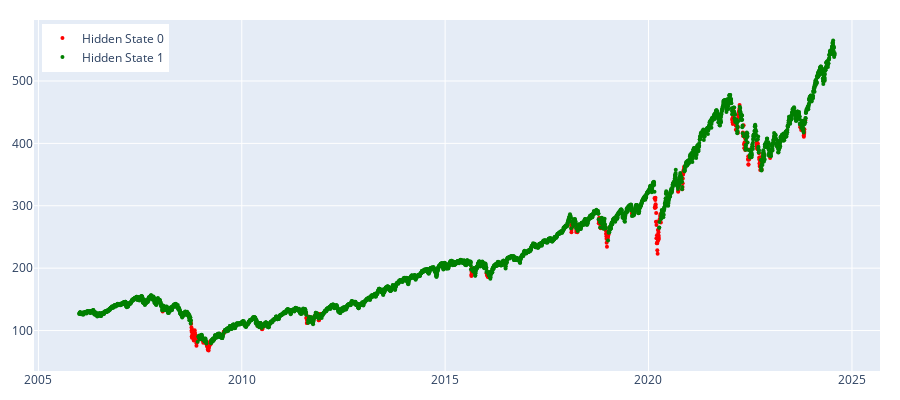

Here is the notebook cell this chart was saved with:
### Markdown cell above
### Training HMM and Visualizing Predicted Hidden States

### Code cell
# Step 1: Train the HMM and Predict Hidden States
# Use feed-forward training with the defined Hidden Markov Model (HMM)
states_pred_hmm = feed_forward_training(model_hmm, params, prices_array, split_index, 20)

# Step 2: Visualize Predicted Hidden States
# Use the plot_hidden_states function to visualize the HMM-predicted hidden states
plot_hidden_states(np.array(states_pred_hmm), prices[[f'{trading_instrument}']][split_index:])

### Figure 1 — Plotly figure (JSON) as saved in the notebook; plotly's stock layout.template omitted (floating-point values rounded to 4 significant figures; data arrays with more than 128 entries replaced by an {"elided": "..."} marker saying what was removed)
{"data": [{"marker": {"color": "red", "size": 4}, "mode": "markers", "name": "Hidden State 0", "type": "scatter", "x": {"elided": "368 str values"}, "y": {"elided": "368 float values"}}, {"marker": {"color": "green", "size": 4}, "mode": "markers", "name": "Hidden State 1", "type": "scatter", "x": {"elided": "4306 str values"}, "y": {"elided": "4306 float values"}}], "layout": {"height": 400, "legend": {"x": 0.01, "xanchor": "left", "y": 0.99, "yanchor": "top"}, "margin": {"b": 20, "l": 20, "r": 20, "t": 20}, "width": 900}}
